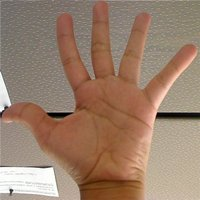
%> input picture 1.jpg, 200 x 200 px
$ octave compareHistogramForColor.m   (GNU Octave 9; MATLAB toolbox functions it lacks are replaced by stand-ins)
%> lines starting %> are read from the running program, lines starting %| are printed output that depends on the picture
% Four different simiarity measures, including cosine correlation,
% Chi-square test, histogram intersection and Bhattacharyya distance.
% Choose one of measures for computing.
Cosine_correlation=1; Chi_square=2; Intersection=3; Bhattacharyya_distance=4;
method=Bhattacharyya_distance;
% quantize each R,G,B equivalently to 8x8x8
% Set bin size in histogram. Specify the number of quantization levels.
numberOfLevelsForR = 8;
numberOfLevelsForG = 8;
numberOfLevelsForB = 8;
N = numberOfLevelsForR * numberOfLevelsForG * numberOfLevelsForB;

%Get input image
picture1 =imread('1.jpg');
%> picture1 is the input picture: size 200x200x3 uint8; mean R, G, B 154.3, 127.1, 107.8
picture2 =imread('2.jpg');
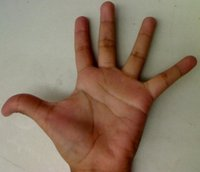
%> input picture 2.jpg, 200 x 172 px
%> picture2 is the input picture: size 172x200x3 uint8; mean R, G, B 140.6, 120.5, 101.1
[a1,b1,c1]=size(picture1);
%> a1 = 200; b1 = 200; c1 = 3
[a2,b2,c2]=size(picture2);
%> a2 = 172; b2 = 200; c2 = 3

%resize object into the same scale based on smaller one.
if a1*b1 > a2*b2
     picture1=imresize(picture1,[a2 b2],'bicubic');
%> picture1: size 172x200x3 uint8
     picture2=imresize(picture2,[a2 b2],'bicubic');
     rows=a2; cols=b2;
%> after `rows=a2`: rows = 172
%> after `cols=b2`: cols = 200
else picture2=imresize(picture2,[a1 b1],'bicubic');
     picture1=imresize(picture1,[a1 b1],'bicubic');
     rows=a1; cols=b1;
end

imshow([picture1,picture2]);
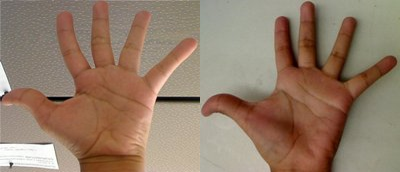
%> displayed picture: size 172x400x3, on the screen's scale of 0 to 255; mean R, G, B 147.5, 123.8, 104.5
% split image into R, G & B planes
R1 = double(picture1(:, :, 1));
G1 = double(picture1(:, :, 2));
B1 = double(picture1(:, :, 3));

R2 = double(picture2(:, :, 1));
G2 = double(picture2(:, :, 2));
B2 = double(picture2(:, :, 3));
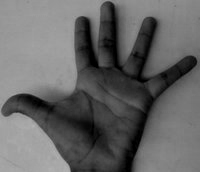
%> B2: size 172x200 double; min 0, max 179, mean 101.1

% create final histogram matrix of size 8x8x8
hist1 = zeros(numberOfLevelsForR, numberOfLevelsForG, numberOfLevelsForB);
hist2 = zeros(numberOfLevelsForR, numberOfLevelsForG, numberOfLevelsForB);

% create col vector of indexes for later reference
index1 = zeros(rows*cols, 3);
index2 = zeros(rows*cols, 3);

MR1 = ceil(numberOfLevelsForR * R1/255);
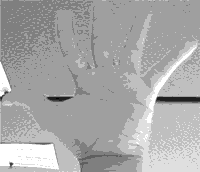
%> MR1: size 172x200 double; min 0, max 8, mean 5.32; drawn with min black and max white
quantizedValueForR1 = reshape(MR1',[rows*cols,1]);
MG1 = ceil(numberOfLevelsForG * G1/255);
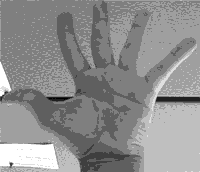
%> MG1: size 172x200 double; min 0, max 8, mean 4.48; drawn with min black and max white
quantizedValueForG1 = reshape(MG1',[rows*cols,1]);
MB1 = ceil(numberOfLevelsForB * B1/255);
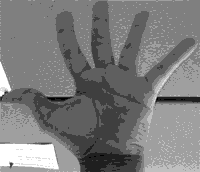
%> MB1: size 172x200 double; min 0, max 8, mean 3.88; drawn with min black and max white
quantizedValueForB1 = reshape(MB1',[rows*cols,1]);

MR2 = ceil(numberOfLevelsForR * R2/255);
quantizedValueForR2 = reshape(MR2',[rows*cols,1]);
MG2 = ceil(numberOfLevelsForG * G2/255);
quantizedValueForG2 = reshape(MG2',[rows*cols,1]);
MB2 = ceil(numberOfLevelsForB * B2/255);
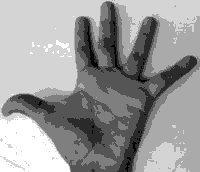
%> MB2: size 172x200 double; min 0, max 6, mean 3.63; drawn with min black and max white
quantizedValueForB2 = reshape(MB2',[rows*cols,1]);

% keep indexes where 1 should be put in matrix hsvHist
index1(:, 1) = quantizedValueForR1;
index1(:, 2) = quantizedValueForG1;
index1(:, 3) = quantizedValueForB1;

index2(:, 1) = quantizedValueForR2;
index2(:, 2) = quantizedValueForG2;
index2(:, 3) = quantizedValueForB2;

% put each value of R,G,B to matrix 8x8x8
% (e.g. if R=7,G=2,B=1 then put 1 to matrix 16x16x16 in position 7,2,1)
for row = 1:size(index1, 1)
if (index1(row, 1) == 0 || index1(row, 2) == 0 || index1(row, 3) == 0)
    continue;
end
hist1(index1(row, 1), index1(row, 2), index1(row, 3)) = ...
    hist1(index1(row, 1), index1(row, 2), index1(row, 3)) + 1;
end
for row = 1:size(index2, 1)
if (index2(row, 1) == 0 || index2(row, 2) == 0 || index2(row, 3) == 0)
    continue;
end
hist2(index2(row, 1), index2(row, 2), index2(row, 3)) = ...
    hist2(index2(row, 1), index2(row, 2), index2(row, 3)) + 1;
end
% normalize rgbHist to unit sum
hist1 = hist1(:)';
%> hist1 = 512 values, max 4520 at index 157, min 0 at index 3, mean 67.08
hist1 = hist1/sum(hist1);
%> hist1 = 512 values, max 0.132 at index 157, min 0 at index 3, mean 0.00195

hist2 = hist2(:)';
%> hist2 = 512 values, max 6340 at index 302, min 0 at index 5, mean 66.57
hist2 = hist2/sum(hist2);
%> hist2 = 512 values, max 0.186 at index 302, min 0 at index 5, mean 0.00195


switch method
case 1
    %claculate cosine similarity
    %smaller value, more similar
    hist1=hist1-mean(hist1);
    hist2=hist2-mean(hist2);
    A=sqrt(sum(hist1.^2));
    B=sqrt(sum(hist2.^2));
    C=sum(hist1.*hist2);
    cos=1-C/(A*B);
case 2
    %calculate Chi-Square
    %smaller value, more similar
    A=(hist1-hist2).^2;
    cos=sum(A/hist1);
case 3
    %calculate histogram intersection
    %smaller value, more similar
    A=sum(min(hist1,hist2));
    cos=1-A;
case 4
    %calculate Bhattacharyya distance
    %smaller value, more similar
    A=sum(sqrt(hist1.*hist2));
%> A = 0.773
    B=sqrt(mean(hist1).*mean(hist2)*((3*N)^2));
%> B = 3
    cos=sqrt(1-A/B);
%> cos = 0.862
end
